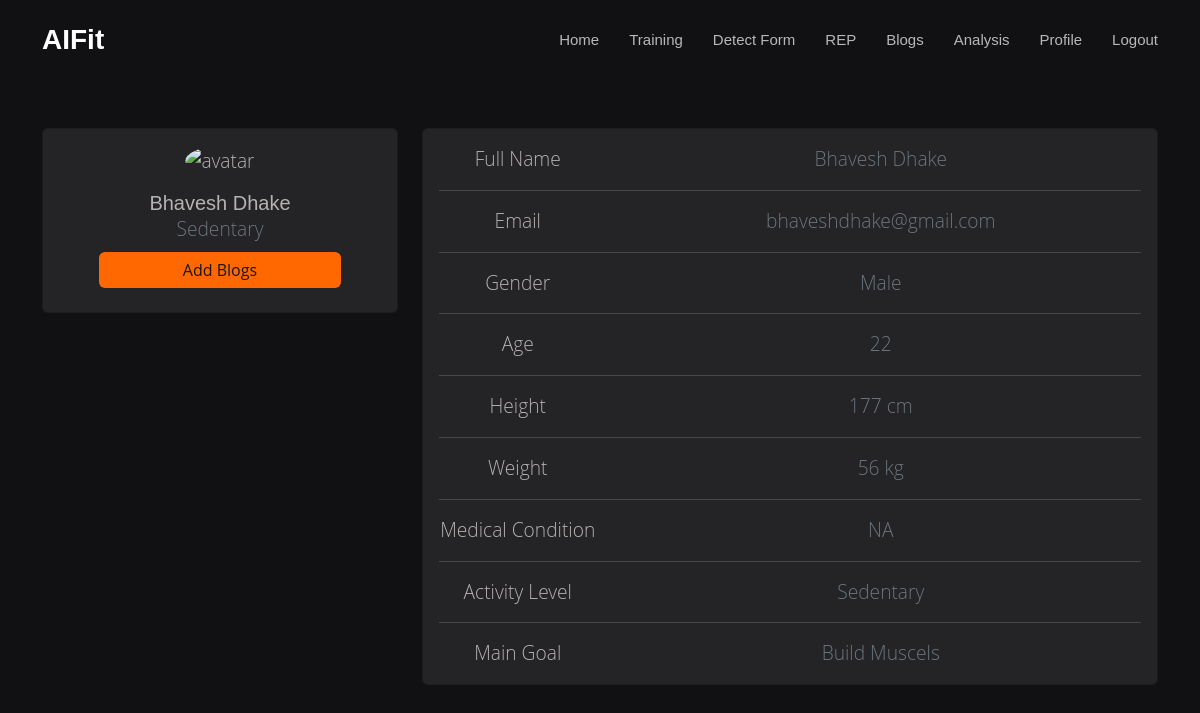
Screenshot of /profile/10/ (signed in) with the database file from the repository.
### app/models.py (models this page shows, shortened)
class UserDetails(models.Model):
    username = models.OneToOneField(User,on_delete=CASCADE, null=True, blank=True, related_name='user_details')
    name = models.CharField(max_length=120, blank=True, null=True)
    gender = models.CharField(max_length=20, choices=sorted({
        ('Male', 'Male'), ('Female', 'Female'), ('Other', 'Other')
    }),  blank=True, null=True)
    age = models.CharField(max_length=5, blank=True, null=True)
    activity_level = models.CharField(max_length=200, choices=sorted({
        ('Sedentary','Sedentary'),('Lightly active','Lightly active'),('Moderatly active','Moderatly active'),('Very active','Very active')
    }), blank=True, null=True)
    height = models.CharField(max_length=4, blank=True, null=True)
    weight = models.CharField(max_length=3, blank=True, null=True)
    main_goal=models.CharField(max_length=20, choices=sorted({
        ('Loose Weight','Loose Weight'),('Build Muscels','Build Muscels'),('Keep Fit','Keep Fit')
    }), blank=True, null=True)
    medical_conditions = models.CharField(max_length=500, blank=True, null=True)

### app/views.py (the view)
# urls.py: path('profile/<int:id>/', views.profile__lookup, name='profile__lookup'),
@login_required(login_url='login')
def profile__lookup(request, id,*args, **kwargs):
    user = UserDetails.objects.filter(id=id).first()
    if user:
        context = {
            'user':user
        }
        return render(request, 'dashboard/profile.html', context=context)
    else:
        return redirect(dashboard)

### app/templates/dashboard/profile.html (shortened to what this page needs)
{% extends "base.html" %}
{% load static %}
{% block content %}
<section id="profile">
    <div class="container">
        <div class="row">
            <div class="col-lg-4">
                <div class="card mb-4">
                    <div class="card-body text-center">
                        {% if user.gender == "Male" %}
                        <img src="https://mdbcdn.b-cdn.net/img/Photos/new-templates/bootstrap-chat/ava3.webp"
                            alt="avatar" class="rounded-circle img-fluid" style="width: 150px;">
                        {% else %}
                        <img src="https://mdbcdn.b-cdn.net/img/Photos/new-templates/bootstrap-chat/ava4.webp"
                            alt="avatar" class="rounded-circle img-fluid" style="width: 150px;">
                        {% endif %}
                        <h5 class="mt-3 mb-0">{{user.name}}</h5>
                        <p class="text-muted mb-2">{{user.activity_level}}</p>
                        <div class="mb-2">
                            <button type="button" class="w-75 mx-auto btn btn-primary">Add Blogs</button>
                        </div>
                    </div>
                </div>
            </div>
            <div class="col-lg-8">
                <div class="card mb-4">
                    <div class="card-body">
                        <div class="row">
                            <div class="col-sm-3">
                                <p class="mb-0">Full Name</p>
                            </div>
                            <div class="col-sm-9">
                                <p class="text-muted mb-0">{{user.name}}</p>
                            </div>
                        </div>
                        <hr>
                        <div class="row">
                            <div class="col-sm-3">
                                <p class="mb-0">Email</p>
                            </div>
                            <div class="col-sm-9">
                                <p class="text-muted mb-0">{{user.username.username}}</p>
                            </div>
                        </div>
                        <hr>
                        <div class="row">
                            <div class="col-sm-3">
                                <p class="mb-0">Gender</p>
                            </div>
                            <div class="col-sm-9">
                                <p class="text-muted mb-0">{{user.gender}}</p>
                            </div>
                        </div>
                        <hr>
                        <div class="row">
                            <div class="col-sm-3">
                                <p class="mb-0">Age</p>
                            </div>
                            <div class="col-sm-9">
                                <p class="text-muted mb-0">{{user.age}}</p>
                            </div>
                        </div>
                        <hr>
                        <div class="row">
                            <div class="col-sm-3">
                                <p class="mb-0">Height</p>
                            </div>
                            <div class="col-sm-9">
                                <p class="text-muted mb-0">{{user.height}} cm</p>
                            </div>
                        </div>
                        <hr>
                        <div class="row">
                            <div class="col-sm-3">
                                <p class="mb-0">Weight</p>
                            </div>
                            <div class="col-sm-9">
                                <p class="text-muted mb-0">{{user.weight}} kg</p>
                            </div>
                        </div>
                        <hr>
                        <div class="row">
                            <div class="col-sm-3">
                                <p class="mb-0">Medical Condition</p>
                            </div>
                            <div class="col-sm-9">
                                <p class="text-muted mb-0">{{user.medical_conditions}}</p>
                            </div>
                        </div>
                        <hr>
                        <div class="row">
                            <div class="col-sm-3">
                                <p class="mb-0">Activity Level</p>
                            </div>
                            <div class="col-sm-9">
                                <p class="text-muted mb-0">{{user.activity_level}}</p>
                            </div>
                        </div>
                        <hr>
                        <div class="row">
                            <div class="col-sm-3">
                                <p class="mb-0">Main Goal</p>
                            </div>
                            <div class="col-sm-9">
                                <p class="text-muted mb-0">{{user.main_goal}}</p>
                            </div>
                        </div>
                    </div>
                </div>
            </div>
        </div>
    </div>
</section>
{% endblock content %}

### static/assets/css/style.css (style rules this page uses)
body { font-family: "Open Sans", sans-serif; color: #444444; }
h1, h2, h3, h4, h5, h6 { font-family: "Montserrat", sans-serif; }
section { padding-top: 8rem; padding-bottom: 3rem; overflow: hidden; }

### app/templates/base.html (style rules this page uses)
body { background-color: #111114; }

### app/templates/dashboard/profile.html (style rules this page uses)
.card, list-group { background-color: #f6f4f115 !important; }
.card { color: #b7b2b2; font-size: 1.2rem; font-weight: 300; text-align: center; }
.btn-primary { background-color: #ff6700 !important; color: #171717 !important; border: none !important; outline: none !important; }

### rows the page displays
UserDetails: name "Bhavesh Dhake", activity_level "Sedentary", username.username "bhaveshdhake@gmail.com", gender "Male", age "22", height "177", weight "56", medical_conditions "NA", main_goal "Build Muscels"
